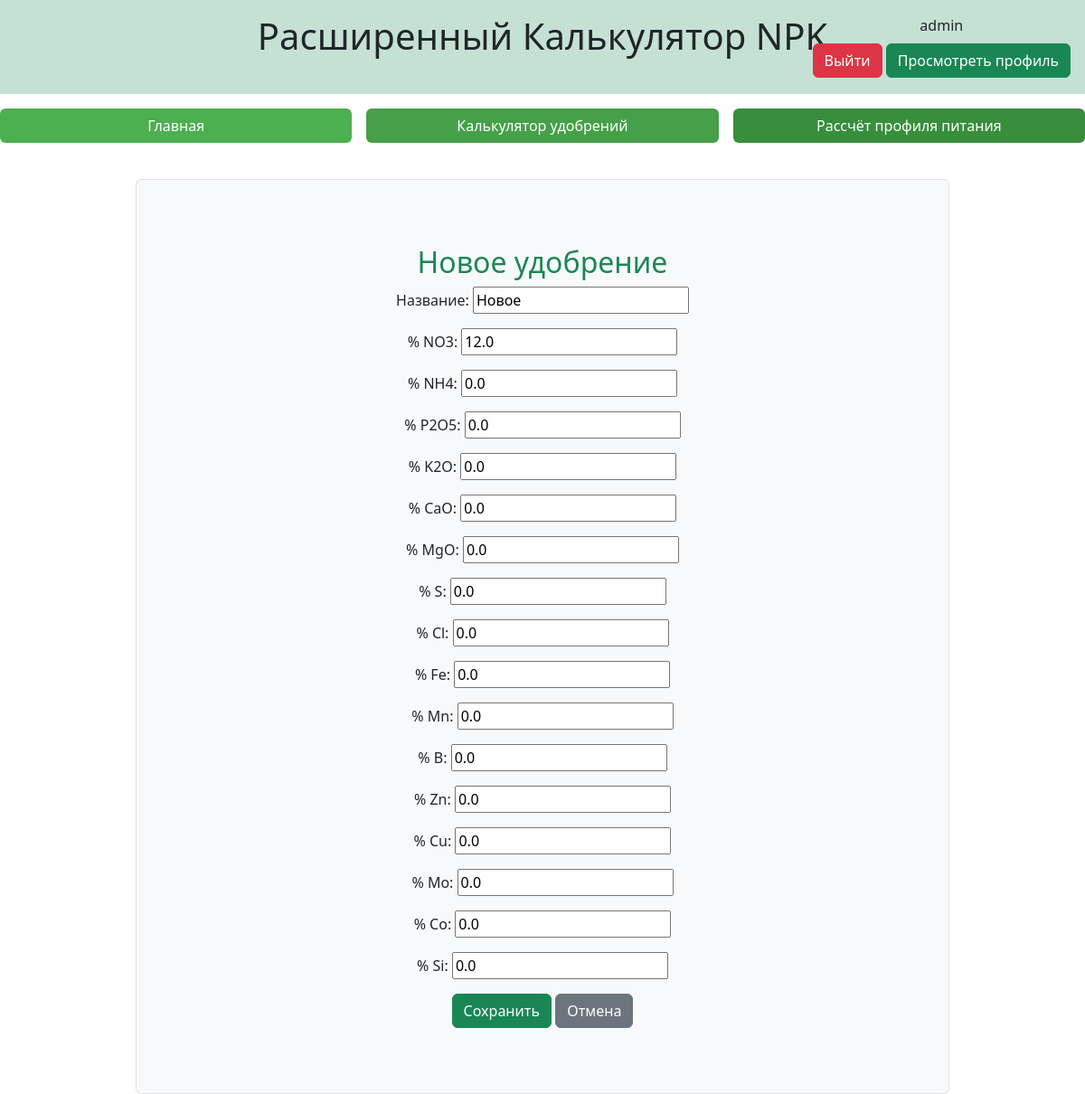
/edit_fertilizer/33 (signed in), run on the app's committed database.
### main/models.py (models this page shows, shortened)
class Fertilizer(models.Model):
    user = models.ForeignKey(get_user_model(), on_delete=models.CASCADE, null=True, blank=True)
    is_public = models.BooleanField(default=False)
    name = models.CharField('Название',max_length=100)
    nh4 = models.FloatField('% NH4', default=0)
    no3 = models.FloatField('% NO3', default=0)
    p2o5 = models.FloatField('% P2O5', default=0)
    k2o = models.FloatField('% K2O', default=0)
    cao = models.FloatField('% CaO', default=0)
    mgo = models.FloatField('% MgO', default=0)
    s = models.FloatField('% S', default=0)
    cl = models.FloatField('% Cl', default=0)
    fe = models.FloatField('% Fe', default=0)
    mn = models.FloatField('% Mn', default=0)
    b = models.FloatField('% B', default=0)
    zn = models.FloatField('% Zn', default=0)
    cu = models.FloatField('% Cu', default=0)
    mo = models.FloatField('% Mo', default=0)
    co = models.FloatField('% Co', default=0)
    si = models.FloatField('% Si', default=0)

### main/views.py (the view)
# urls.py: path('edit_fertilizer/<int:pk>', views.edit_fertilizer, name='edit_fertilizer'),
def edit_fertilizer(request, pk):
    fertilizer = get_object_or_404(Fertilizer, pk=pk)
    if request.method == 'POST':
        form = FertilizerForm(request.POST, instance=fertilizer)
        if form.is_valid():
            form.save()
            return redirect('profile')
    else:
        form = FertilizerForm(instance=fertilizer)
    return render(request, 'main/add_fertilizer.html', {'form': form})

### main/forms.py
class FertilizerForm(forms.ModelForm):
    class Meta:
        model = Fertilizer
        fields = ['name', 'no3', 'nh4', 'p2o5', 'k2o', 'cao', 'mgo', 's', 'cl', 'fe', 'mn', 'b', 'zn', 'cu', 'mo', 'co', 'si']

### main/templates/main/add_fertilizer.html (shortened to what this page needs)
{% extends "main/index.html" %}
{% block content %}
<div class="container py-5">
    <h2 class="text-success">Новое удобрение</h2>
    <form method="post">
        {{ form.as_p }}
        <button type="submit" class="btn btn-success">Сохранить</button>
        <a href="{% url 'profile' %}" class="btn btn-secondary">Отмена</a>
    </form>
</div>
{% endblock %}

### main/templates/main/index.html (shortened to what this page needs)
<!DOCTYPE html>
<html lang="ru">
<head>
    <link rel="stylesheet" href="https://cdn.jsdelivr.net/npm/bootstrap@5.3.3/dist/css/bootstrap.min.css">
</head>
<body class="d-flex flex-column vh-100 text-center">
    <header class="w-100 bg-success bg-opacity-25 py-3">
        <h1 class="mb-4">Расширенный Калькулятор NPK</h1>
        <div class="position-absolute top-0 end-0 p-3">
            {% if request.user.is_authenticated %}
                {{ request.user.username }}<br>
                <a href="{% url 'logout' %}" class="btn btn-danger mt-2" style="color: white;">Выйти</a>
                <a href="{% url 'profile' %}" class="btn btn-success mt-2">Просмотреть профиль</a>
            {% else %}
                <a href="{% url 'login' %}" class="btn btn-outline-success me-2">Вход</a>
                <a href="{% url 'reg' %}" class="btn btn-success">Регистрация</a>
            {% endif %}
        </div>
    </header>
    <div class="d-flex justify-content-center gap-3 py-3 w-100">
        <a href="{% url "home" %}" class="btn w-50" style="background-color: #4CAF50; color: white;">Главная</a>
        <a href="{% url "calc" %}" class="btn w-50" style="background-color: #45A049; color: white;">Калькулятор удобрений</a>
        <a href="{% url "calc_p_profile" %}" class="btn w-50" style="background-color: #388E3C; color: white;">Рассчёт профиля питания</a>
    </div>
    <main class="w-75 p-4 border rounded bg-light align-self-center mt-4 mx-auto">
        {% block content %}{% endblock %}
    </main>
</body>
</html>

### data on the page
Fertilizer: name "Новое", no3 "12.0", nh4 "0.0", p2o5 "0.0", k2o "0.0", cao "0.0", mgo "0.0", s "0.0", cl "0.0", fe "0.0", mn "0.0", b "0.0", zn "0.0", cu "0.0", mo "0.0", co "0.0", si "0.0"

### other printed values
{{ request.user.username }} "admin"
